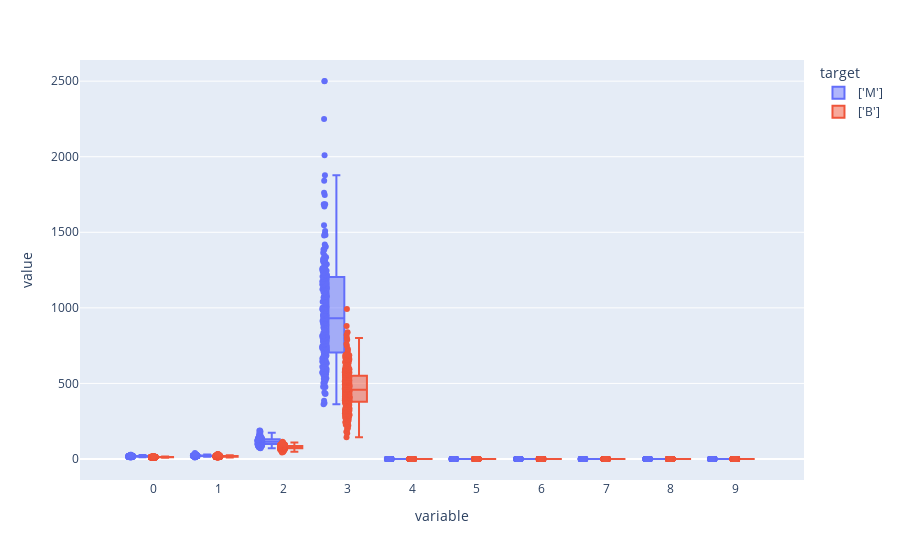
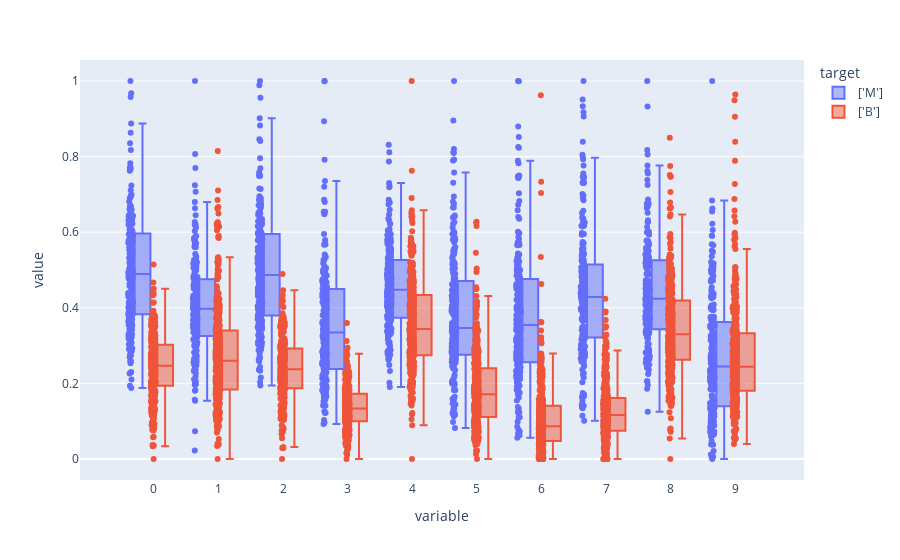
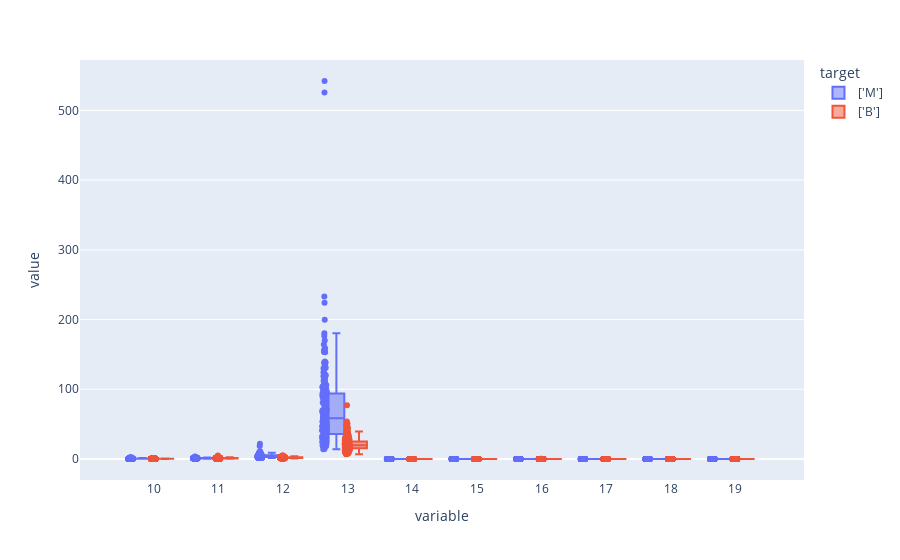
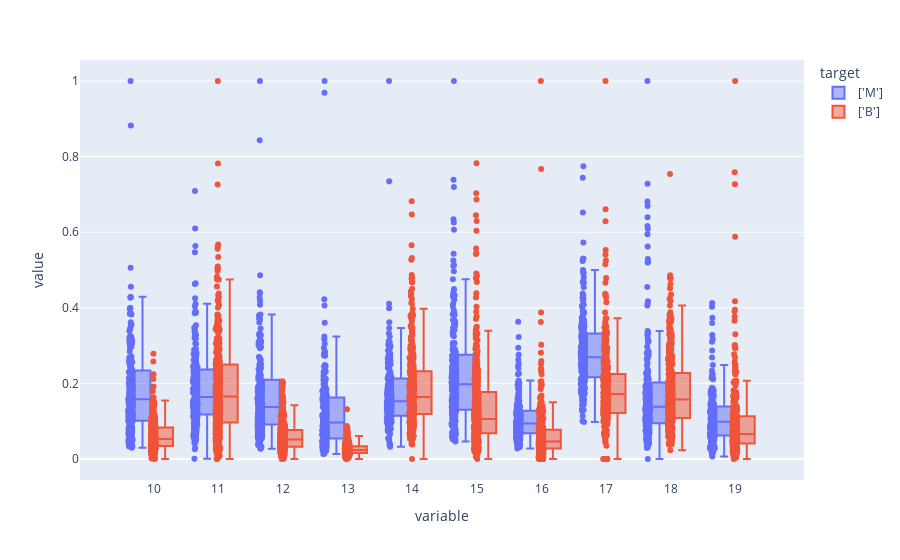

Here is the notebook cell these charts were saved with, in order:
### Code cell
import plotly.express as px 
from sklearn import preprocessing

# ------------------------------------------------------------------------------------------
# Box plot of the features depending on the target 
# ------------------------------------------------------------------------------------------

dataWithTarget           = pd.read_csv('Data/breastCancer_data.csv',header=None)
dataWithTarget["target"] = target_cell.values

# Normalize the data
min_max_scaler                 = preprocessing.MinMaxScaler()
x_scaled                       = min_max_scaler.fit_transform(data.values)
dataScaledWithTarget           = pd.DataFrame(x_scaled)
dataScaledWithTarget["target"] = target_cell.values

print('------------------ FEATURES 0 to 10 : MEAN ------------------')
print('___Without Normalization___ ')
fig = px.box(dataWithTarget, y = list(range(10)), color = "target", points="all") 
fig.update_traces(quartilemethod="inclusive") 
fig.show()
print('___With Normalization___ ')
fig = px.box(dataScaledWithTarget, y = list(range(10)), color = "target", points="all") 
fig.update_traces(quartilemethod="inclusive") 
fig.show()

print('------------------ FEATURES 10 to 20 : STANDARD DEVIATION ------------------')
print('___Without Normalization___ ')
fig = px.box(dataWithTarget, y = list(range(10,20)), color = "target", points="all") 
fig.update_traces(quartilemethod="inclusive") 
fig.show()
print('___With Normalization___ ')
fig = px.box(dataScaledWithTarget, y = list(range(10,20)), color = "target", points="all") 
fig.update_traces(quartilemethod="inclusive") 
fig.show()

print('------------------ FEATURES 20 to 30 : MAX VALUE ------------------')
print('___Without Normalization___ ')
fig = px.box(dataWithTarget, y = list(range(20,30)), color = "target", points="all") 
fig.update_traces(quartilemethod="inclusive") 
fig.show()
print('___With Normalization___ ')
fig = px.box(dataScaledWithTarget, y = list(range(20,30)), color = "target", points="all") 
fig.update_traces(quartilemethod="inclusive") 
fig.show()

### Figure 1 — Plotly figure (JSON) as saved in the notebook; plotly's stock layout.template omitted (floating-point values rounded to 4 significant figures; data arrays with more than 128 entries replaced by an {"elided": "..."} marker saying what was removed)
{"data": [{"alignmentgroup": "True", "boxpoints": "all", "hovertemplate": "target=['M']<br>variable=%{x}<br>value=%{y}<extra></extra>", "legendgroup": "['M']", "marker": {"color": "#636efa"}, "name": "['M']", "notched": false, "offsetgroup": "['M']", "orientation": "v", "quartilemethod": "inclusive", "showlegend": true, "type": "box", "x": {"elided": "2120 str values"}, "x0": " ", "xaxis": "x", "y": {"elided": "2120 float values"}, "y0": " ", "yaxis": "y"}, {"alignmentgroup": "True", "boxpoints": "all", "hovertemplate": "target=['B']<br>variable=%{x}<br>value=%{y}<extra></extra>", "legendgroup": "['B']", "marker": {"color": "#EF553B"}, "name": "['B']", "notched": false, "offsetgroup": "['B']", "orientation": "v", "quartilemethod": "inclusive", "showlegend": true, "type": "box", "x": {"elided": "3570 str values"}, "x0": " ", "xaxis": "x", "y": {"elided": "3570 float values"}, "y0": " ", "yaxis": "y"}], "layout": {"boxmode": "group", "legend": {"title": {"text": "target"}, "tracegroupgap": 0}, "margin": {"t": 60}, "xaxis": {"anchor": "y", "domain": [0, 1], "title": {"text": "variable"}}, "yaxis": {"anchor": "x", "domain": [0, 1], "title": {"text": "value"}}}}

### Figure 2 — Plotly figure (JSON) as saved in the notebook; plotly's stock layout.template omitted (floating-point values rounded to 4 significant figures; data arrays with more than 128 entries replaced by an {"elided": "..."} marker saying what was removed)
{"data": [{"alignmentgroup": "True", "boxpoints": "all", "hovertemplate": "target=['M']<br>variable=%{x}<br>value=%{y}<extra></extra>", "legendgroup": "['M']", "marker": {"color": "#636efa"}, "name": "['M']", "notched": false, "offsetgroup": "['M']", "orientation": "v", "quartilemethod": "inclusive", "showlegend": true, "type": "box", "x": {"elided": "2120 str values"}, "x0": " ", "xaxis": "x", "y": {"elided": "2120 float values"}, "y0": " ", "yaxis": "y"}, {"alignmentgroup": "True", "boxpoints": "all", "hovertemplate": "target=['B']<br>variable=%{x}<br>value=%{y}<extra></extra>", "legendgroup": "['B']", "marker": {"color": "#EF553B"}, "name": "['B']", "notched": false, "offsetgroup": "['B']", "orientation": "v", "quartilemethod": "inclusive", "showlegend": true, "type": "box", "x": {"elided": "3570 str values"}, "x0": " ", "xaxis": "x", "y": {"elided": "3570 float values"}, "y0": " ", "yaxis": "y"}], "layout": {"boxmode": "group", "legend": {"title": {"text": "target"}, "tracegroupgap": 0}, "margin": {"t": 60}, "xaxis": {"anchor": "y", "domain": [0, 1], "title": {"text": "variable"}}, "yaxis": {"anchor": "x", "domain": [0, 1], "title": {"text": "value"}}}}

### Figure 3 — Plotly figure (JSON) as saved in the notebook; plotly's stock layout.template omitted (floating-point values rounded to 4 significant figures; data arrays with more than 128 entries replaced by an {"elided": "..."} marker saying what was removed)
{"data": [{"alignmentgroup": "True", "boxpoints": "all", "hovertemplate": "target=['M']<br>variable=%{x}<br>value=%{y}<extra></extra>", "legendgroup": "['M']", "marker": {"color": "#636efa"}, "name": "['M']", "notched": false, "offsetgroup": "['M']", "orientation": "v", "quartilemethod": "inclusive", "showlegend": true, "type": "box", "x": {"elided": "2120 str values"}, "x0": " ", "xaxis": "x", "y": {"elided": "2120 float values"}, "y0": " ", "yaxis": "y"}, {"alignmentgroup": "True", "boxpoints": "all", "hovertemplate": "target=['B']<br>variable=%{x}<br>value=%{y}<extra></extra>", "legendgroup": "['B']", "marker": {"color": "#EF553B"}, "name": "['B']", "notched": false, "offsetgroup": "['B']", "orientation": "v", "quartilemethod": "inclusive", "showlegend": true, "type": "box", "x": {"elided": "3570 str values"}, "x0": " ", "xaxis": "x", "y": {"elided": "3570 float values"}, "y0": " ", "yaxis": "y"}], "layout": {"boxmode": "group", "legend": {"title": {"text": "target"}, "tracegroupgap": 0}, "margin": {"t": 60}, "xaxis": {"anchor": "y", "domain": [0, 1], "title": {"text": "variable"}}, "yaxis": {"anchor": "x", "domain": [0, 1], "title": {"text": "value"}}}}

### Figure 4 — Plotly figure (JSON) as saved in the notebook; plotly's stock layout.template omitted (floating-point values rounded to 4 significant figures; data arrays with more than 128 entries replaced by an {"elided": "..."} marker saying what was removed)
{"data": [{"alignmentgroup": "True", "boxpoints": "all", "hovertemplate": "target=['M']<br>variable=%{x}<br>value=%{y}<extra></extra>", "legendgroup": "['M']", "marker": {"color": "#636efa"}, "name": "['M']", "notched": false, "offsetgroup": "['M']", "orientation": "v", "quartilemethod": "inclusive", "showlegend": true, "type": "box", "x": {"elided": "2120 str values"}, "x0": " ", "xaxis": "x", "y": {"elided": "2120 float values"}, "y0": " ", "yaxis": "y"}, {"alignmentgroup": "True", "boxpoints": "all", "hovertemplate": "target=['B']<br>variable=%{x}<br>value=%{y}<extra></extra>", "legendgroup": "['B']", "marker": {"color": "#EF553B"}, "name": "['B']", "notched": false, "offsetgroup": "['B']", "orientation": "v", "quartilemethod": "inclusive", "showlegend": true, "type": "box", "x": {"elided": "3570 str values"}, "x0": " ", "xaxis": "x", "y": {"elided": "3570 float values"}, "y0": " ", "yaxis": "y"}], "layout": {"boxmode": "group", "legend": {"title": {"text": "target"}, "tracegroupgap": 0}, "margin": {"t": 60}, "xaxis": {"anchor": "y", "domain": [0, 1], "title": {"text": "variable"}}, "yaxis": {"anchor": "x", "domain": [0, 1], "title": {"text": "value"}}}}
